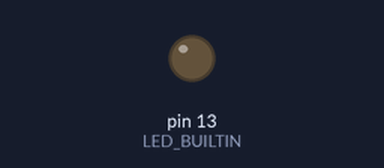
Simulated run of this sketch. Board: Arduino Uno, built with avr-gcc and run on an emulated ATmega328P. Shown: output pins drawn as LEDs (lit = HIGH).

Above: at 0.05 s.
At 0.5 s:
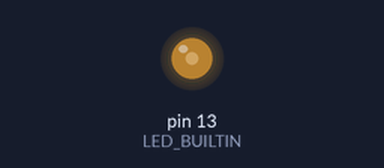
At 0.95 s:
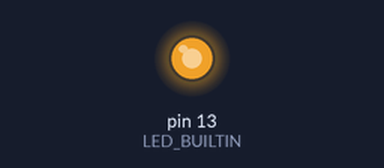
At 1.85 s:
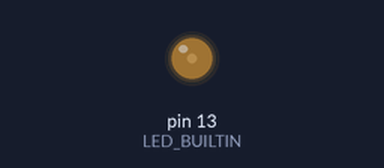
Timing chart, 0 to 4.7 s (numbered marks = the images above):
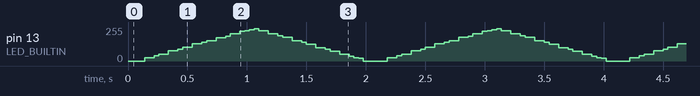

The sketch:

BreathingLED-Morgan.ino
```cpp
void setup() {
  // put your setup code here, to run once:
 pinMode(LED_BUILTIN, OUTPUT);
}

void dimmer(int freq, int duty){
  int period, onTime, offTime;
  period = 1000/freq; //delay() in milliseconds
  onTime = period * duty/100; //how to pretend duty is a fraction
  offTime = period - onTime; //all time is accounted for (none lost to rounding)
  digitalWrite(LED_BUILTIN, HIGH);
  delay(onTime);
  digitalWrite(LED_BUILTIN, LOW);
  delay(offTime);
}
void loop() {
  // put your main code here, to run repeatedly:
  int i = 0;
  while(i <= 100) {
    dimmer(100, i);
    i++;
  }
  while(i >= 0) {
    dimmer(100, i);
    i--;
  }


}
```
